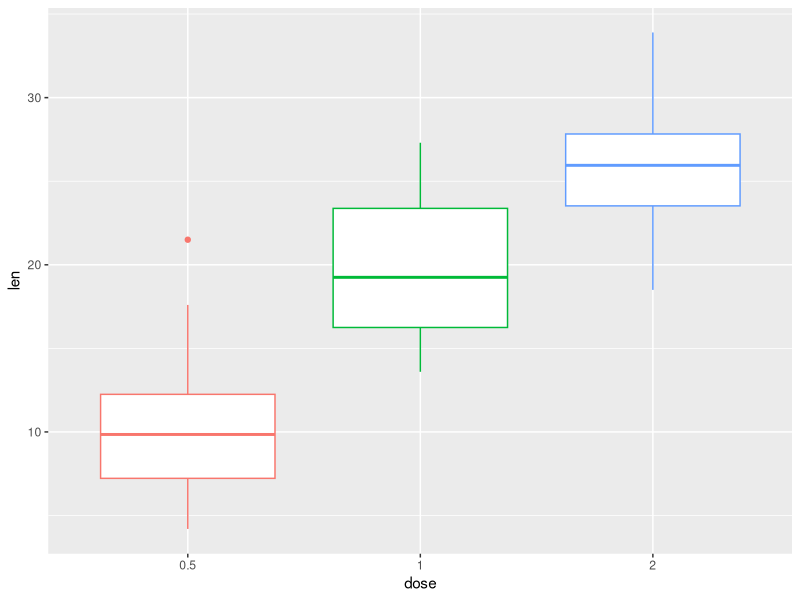

Write the R code that produced this figure. (Note: this script raises an error after producing the figure.)
##this is some code on common plots
setwd("C:/Users/user/Desktop/R DIRECTORY")
##ggplot2 package
library(ggplot2)
library(gridExtra)
##gridExtra package makes ggplot2 more powerful
##eg comparing multiple plots in one window
data("ToothGrowth")#toolgrowth in guinea pigs
df<-ToothGrowth
df$dose<-as.factor(df$dose)
df$dose
head(df)
#BOXPLOT
bp<-ggplot(df,aes(x=dose,y=len,color=dose))+geom_boxplot()+theme(legend.position = "none")
bp##code above has grid lines
#adding grid lines
bp+background_grid(major="xy",minor="none")##doesnt run
##SCATTER PLOT
sp<-ggplot(mpg,aes(x=cty,y=hwy,color=factor(cyl)))+geom_point(size=2.5)
sp
#BARPLOT
barplot<-ggplot(diamonds,aes(clarity,fill=cut))+geom_bar()+theme(axis.text.x = element_text(angle = 70,vjust = 0.5))
barplot
##comparing two plots
library(cowplot)
plot_grid(sp,barplot,labels=c("A","B"),ncol=2,nrow=1)#package cowplot is essential for this code
###HISTOGRAMS
ggplot(diamonds,aes(x=carat))+geom_histogram(binwidth = 0.25,fill="purple")+scale_x_continuous(breaks = seq(0,3,by=0.5))

